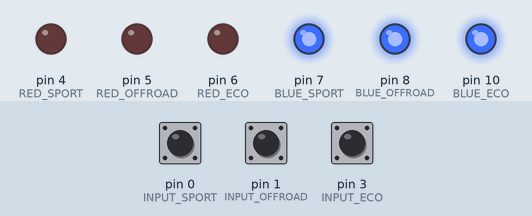
Simulated run of this sketch. Board: Arduino Uno, built with avr-gcc and run on an emulated ATmega328P. On the bench: output pins drawn as LEDs (lit = HIGH). The inputs (shaded band) are chosen by the test bench; at power-on: pin 0 (INPUT_SPORT) HIGH, pin 1 (INPUT_OFFROAD) HIGH, pin 3 (INPUT_ECO) HIGH.

Above: at 1.2 s.
1.3 s: pin 0 (INPUT_SPORT) pulled LOW for 0.15 s
At 1.37 s:
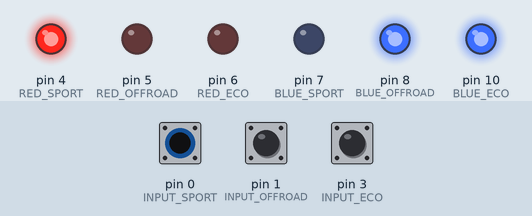
2.9 s: pin 1 (INPUT_OFFROAD) pulled LOW for 0.15 s
At 2.97 s:
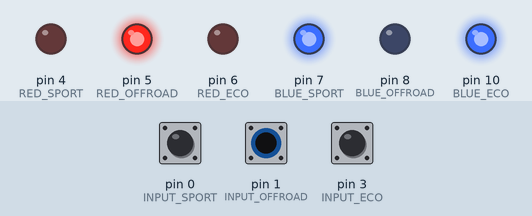
4.5 s: pin 3 (INPUT_ECO) pulled LOW for 0.15 s
At 4.57 s:
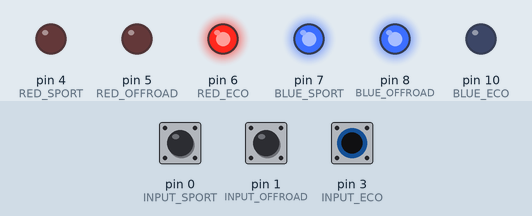
6.1 s: pin 3 (INPUT_ECO) pulled LOW for 3.2 s
At 10.5 s:
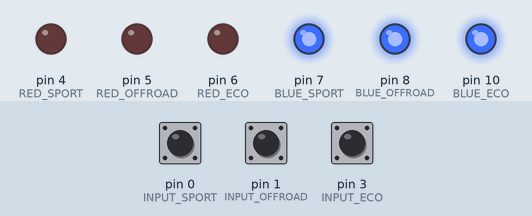
10.8 s: pin 0 (INPUT_SPORT) pulled LOW for 3.2 s
At 11.6 s:
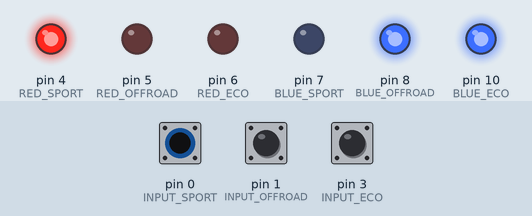
Timing chart, 0 to 15.5 s (numbered marks = the images above; inputs shaded):
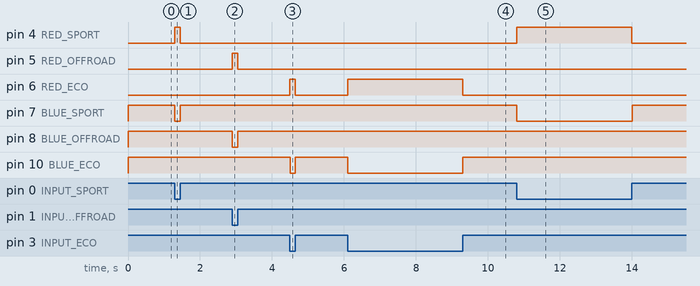

The sketch:

rangerover.ino
```cpp
#include <CAN.h>
#include <Metro.h>

#define MODE_NORMAL 0
#define MODE_SPORT 1
#define MODE_ECO 2
#define MODE_OFFROAD 3

#define INPUT_SPORT 0
#define INPUT_OFFROAD 1
#define INPUT_ECO 3
#define RED_SPORT 4
#define RED_OFFROAD 5
#define RED_ECO 6
#define BLUE_SPORT 7
#define BLUE_OFFROAD 8
#define BLUE_ECO 10

void setup() {
  CAN.begin(500000);

  pinMode(INPUT_SPORT, INPUT_PULLUP);
  pinMode(INPUT_OFFROAD, INPUT_PULLUP);
  pinMode(INPUT_ECO, INPUT_PULLUP);

  pinMode(RED_SPORT, OUTPUT);
  pinMode(RED_OFFROAD, OUTPUT);
  pinMode(RED_ECO, OUTPUT);
  pinMode(BLUE_SPORT, OUTPUT);
  pinMode(BLUE_OFFROAD, OUTPUT);
  pinMode(BLUE_ECO, OUTPUT);
}

void set_parameter(uint8_t parameter, int32_t value) {
  value = value * 32;
  CAN.beginPacket(0x601); // SDO
  CAN.write(0x23);        // Set
  CAN.write(0x00);        // Parameter by ID
  CAN.write(0x21);        // Parameter by ID
  CAN.write(parameter);   // Parameter ID
  CAN.write(value >> 0);
  CAN.write(value >> 8);
  CAN.write(value >> 16);
  CAN.write(value >> 24);
  CAN.endPacket();
}

void set_throtmax(int32_t value) {
  set_parameter(97, value);
}

void set_brkmax(int32_t value) {
  set_parameter(49, value);
}

Metro can_timer = Metro(500);

void loop() {
  int mode = MODE_NORMAL;
  if(!digitalRead(INPUT_SPORT)) mode = MODE_SPORT;
  if(!digitalRead(INPUT_OFFROAD)) mode = MODE_OFFROAD;
  if(!digitalRead(INPUT_ECO)) mode = MODE_ECO;

  digitalWrite(RED_SPORT, mode == MODE_SPORT);
  digitalWrite(RED_ECO, mode == MODE_ECO);
  digitalWrite(RED_OFFROAD, mode == MODE_OFFROAD);

  digitalWrite(BLUE_SPORT, mode != MODE_SPORT);
  digitalWrite(BLUE_ECO, mode != MODE_ECO);
  digitalWrite(BLUE_OFFROAD, mode != MODE_OFFROAD);

  if (can_timer.check()) {
    if(mode == MODE_SPORT) {
      set_throtmax(100);
      set_brkmax(-20);
    } else if(mode == MODE_ECO) {
      set_throtmax(60);
      set_brkmax(-75);
    } else if(mode == MODE_OFFROAD) {
      set_throtmax(75);
      set_brkmax(-75);
    } else { // MODE_NORMAL
      set_throtmax(75);
      set_brkmax(-30);
    }
  }

}
```

Measured:
- after the input at 1.3 s, pin 4 (RED_SPORT): LOW → HIGH at once, → LOW 0.15 s later; pin 7 (BLUE_SPORT): HIGH → LOW at once, → HIGH 0.15 s later
- after the input at 2.9 s, pin 5 (RED_OFFROAD): LOW → HIGH at once, → LOW 0.15 s later; pin 8 (BLUE_OFFROAD): HIGH → LOW at once, → HIGH 0.15 s later
- after the input at 4.5 s, pin 6 (RED_ECO): LOW → HIGH at once, → LOW 0.15 s later; pin 10 (BLUE_ECO): HIGH → LOW at once, → HIGH 0.15 s later
- after the input at 6.1 s, pin 6 (RED_ECO): LOW → HIGH at once, → LOW 3.2 s later; pin 10 (BLUE_ECO): HIGH → LOW at once, → HIGH 3.2 s later
- after the input at 10.8 s, pin 4 (RED_SPORT): LOW → HIGH at once, → LOW 3.2 s later; pin 7 (BLUE_SPORT): HIGH → LOW at once, → HIGH 3.2 s later
